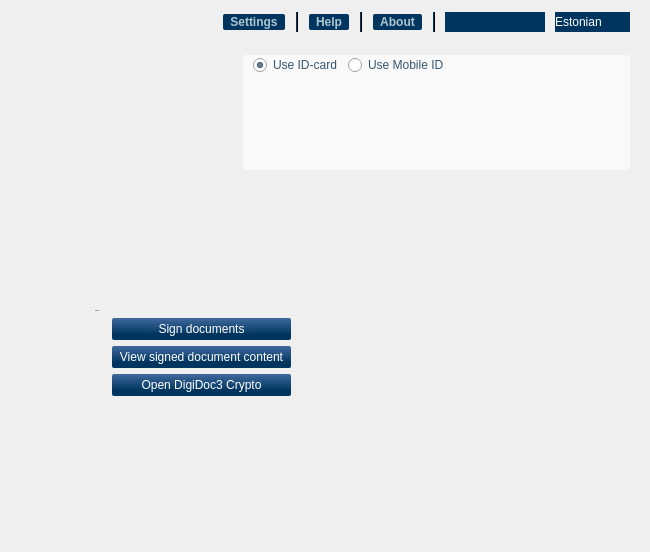
<?xml version="1.0" encoding="UTF-8"?>
<ui version="4.0">
 <class>MainWindow</class>
 <widget class="QWidget" name="MainWindow">
  <property name="geometry">
   <rect>
    <x>0</x>
    <y>0</y>
    <width>650</width>
    <height>552</height>
   </rect>
  </property>
  <property name="sizePolicy">
   <sizepolicy hsizetype="Fixed" vsizetype="Fixed">
    <horstretch>0</horstretch>
    <verstretch>0</verstretch>
   </sizepolicy>
  </property>
  <property name="minimumSize">
   <size>
    <width>650</width>
    <height>552</height>
   </size>
  </property>
  <property name="maximumSize">
   <size>
    <width>650</width>
    <height>552</height>
   </size>
  </property>
  <property name="acceptDrops">
   <bool>true</bool>
  </property>
  <property name="windowTitle">
   <string>DigiDoc3 client</string>
  </property>
  <property name="styleSheet">
   <string notr="true">#background { background-image: url(&quot;:/images/background.png&quot;); }</string>
  </property>
  <layout class="QVBoxLayout" name="MainLayout">
   <property name="spacing">
    <number>0</number>
   </property>
   <property name="leftMargin">
    <number>0</number>
   </property>
   <property name="topMargin">
    <number>0</number>
   </property>
   <property name="rightMargin">
    <number>0</number>
   </property>
   <property name="bottomMargin">
    <number>0</number>
   </property>
   <item>
    <widget class="QFrame" name="background">
     <property name="styleSheet">
      <string notr="true">QLabel, QAbstractButton, QAbstractItemView, QComboBox
{ color: #355670; font: 12px &quot;Arial, Liberation Sans&quot;; }

/* widgets */
QPushButton
{
background-color: qlineargradient(x1: 0, y1: 0, x2: 0, y2: 1, stop: 0 #406A9E, stop: 0.75 #00355F);
border: 0px;
border-radius: 2px;
color: white;
margin-left: 1px;
margin-right: 1px;
min-width: 75px;
padding: 1px 7px;
}

QDialogButtonBox QPushButton, #home QPushButton
{ padding: 4px 7px; }

QPushButton:hover, QPushButton:focus
{
background-color: qlineargradient(x1: 0, y1: 0, x2: 0, y2: 1, stop: 0 #F1C157, stop:0.28 #FADF91, stop:1 #EBA927);
color: #00355F;
}

QPushButton:disabled
{ background-color: qlineargradient(x1: 0, y1: 0, x2: 0, y2: 1, stop: 0 #A3AFC0, stop: 0.75 #80909D); }

#viewEmail, #viewBrowse, #viewPrint, #viewEncrypt, #viewFileNameSave, #viewSaveAs, #signAddFile
{
color: #509B00;
text-align: left;
text-decoration: underline;
background: transparent;
padding: 0px;
margin: 0px;
min-width: 0px;
}

#viewSaveAs { text-align: right; }

/* header */
#headerLine, #headerLine2, #headerLine3
{ background-color: #00355F; }

#cards, #languages
{
background-color: #00355F;
border: 0px;
margin-right: 0px;
color: white;
}

#cards QListView, #languages QListView
{
background-color: white;
border: 0px;
color: #355670;
}

#cards::down-arrow, #languages::down-arrow
{ image: url(&quot;:/images/languages_button.png&quot;); }

#cards::drop-down, #languages::drop-down
{ border: 0px; }

#settings, #help, #about
{
background-color: #00355F;
color: #afc6d1;
font: bold;
min-width: 0px;
}

#infoFrame
{
background-color: rgba( 255, 255, 255, 153 );
border-radius: 3px;
color: #668696;
padding-left: 10px;
padding-right: 10px;
}
#infoFrame QLabel, #infoFrame QLineEdit, #infoFrame QCheckBox
{
color: #668696;
}

#infoFrame QLabel, #signInfo 
{ font: bold; }

/* content */
#warning {
color: #668696;
background-color: rgba(255,255,255,200);
border: 1px solid #cddbeb;
border-radius: 5px;
padding: 10px;
}

#homeButtonLabel,
#viewContentLabel, #viewSignaturesLabel,
#signContentLabel, #signSigner, #signSignerLabel
{
color: #00355F;
font: bold;
}

#home, #intro, #sign, #view,
#viewSignatures
{ background-color: transparent; }

#signContentFrame, #viewContentFrame
{
background-color: rgba( 255, 255, 255, 200 );
border: 1px solid gray;
color: #355670;
}

#signContentView, #viewContentView
{
background-color: transparent;
padding: 5px;
}

#viewSignatures
{ color: #71889A; }

#signSignerRole, #viewSignaturesScroll
{
background-color: rgba( 255, 255, 255, 200 );
border: 1px solid gray;
padding: 5px;
}</string>
     </property>
     <layout class="QVBoxLayout" name="backgroundLayout">
      <property name="spacing">
       <number>0</number>
      </property>
      <property name="leftMargin">
       <number>20</number>
      </property>
      <property name="topMargin">
       <number>0</number>
      </property>
      <property name="rightMargin">
       <number>20</number>
      </property>
      <property name="bottomMargin">
       <number>20</number>
      </property>
      <item>
       <layout class="QHBoxLayout" name="headerLayout">
        <property name="spacing">
         <number>10</number>
        </property>
        <item>
         <spacer name="headerSpacer">
          <property name="orientation">
           <enum>Qt::Horizontal</enum>
          </property>
          <property name="sizeHint" stdset="0">
           <size>
            <width>0</width>
            <height>45</height>
           </size>
          </property>
         </spacer>
        </item>
        <item>
         <widget class="QPushButton" name="settings">
          <property name="text">
           <string>Settings</string>
          </property>
          <attribute name="buttonGroup">
           <string notr="true">buttonGroup</string>
          </attribute>
         </widget>
        </item>
        <item>
         <widget class="Line" name="headerLine">
          <property name="maximumSize">
           <size>
            <width>2</width>
            <height>20</height>
           </size>
          </property>
          <property name="frameShadow">
           <enum>QFrame::Plain</enum>
          </property>
          <property name="orientation">
           <enum>Qt::Vertical</enum>
          </property>
         </widget>
        </item>
        <item>
         <widget class="QPushButton" name="help">
          <property name="text">
           <string>Help</string>
          </property>
          <attribute name="buttonGroup">
           <string notr="true">buttonGroup</string>
          </attribute>
         </widget>
        </item>
        <item>
         <widget class="Line" name="headerLine2">
          <property name="maximumSize">
           <size>
            <width>2</width>
            <height>20</height>
           </size>
          </property>
          <property name="frameShadow">
           <enum>QFrame::Plain</enum>
          </property>
          <property name="orientation">
           <enum>Qt::Vertical</enum>
          </property>
         </widget>
        </item>
        <item>
         <widget class="QPushButton" name="about">
          <property name="text">
           <string>About</string>
          </property>
          <attribute name="buttonGroup">
           <string notr="true">buttonGroup</string>
          </attribute>
         </widget>
        </item>
        <item>
         <widget class="Line" name="headerLine3">
          <property name="maximumSize">
           <size>
            <width>2</width>
            <height>20</height>
           </size>
          </property>
          <property name="frameShadow">
           <enum>QFrame::Plain</enum>
          </property>
          <property name="orientation">
           <enum>Qt::Vertical</enum>
          </property>
         </widget>
        </item>
        <item>
         <widget class="ComboBox" name="cards">
          <property name="minimumSize">
           <size>
            <width>100</width>
            <height>20</height>
           </size>
          </property>
          <property name="accessibleName">
           <string>Cards</string>
          </property>
         </widget>
        </item>
        <item>
         <widget class="ComboBox" name="languages">
          <property name="minimumSize">
           <size>
            <width>75</width>
            <height>20</height>
           </size>
          </property>
          <property name="accessibleName">
           <string>Languages</string>
          </property>
          <item>
           <property name="text">
            <string notr="true">Estonian</string>
           </property>
          </item>
          <item>
           <property name="text">
            <string notr="true">English</string>
           </property>
          </item>
          <item>
           <property name="text">
            <string notr="true">Russian</string>
           </property>
          </item>
         </widget>
        </item>
       </layout>
      </item>
      <item>
       <layout class="QHBoxLayout" name="infoLayout">
        <property name="topMargin">
         <number>10</number>
        </property>
        <property name="bottomMargin">
         <number>10</number>
        </property>
        <item>
         <spacer name="infoSpacer">
          <property name="orientation">
           <enum>Qt::Horizontal</enum>
          </property>
          <property name="sizeHint" stdset="0">
           <size>
            <width>0</width>
            <height>0</height>
           </size>
          </property>
         </spacer>
        </item>
        <item>
         <widget class="QFrame" name="infoFrame">
          <property name="minimumSize">
           <size>
            <width>387</width>
            <height>115</height>
           </size>
          </property>
          <layout class="QVBoxLayout" name="infoFrameLayout">
           <property name="leftMargin">
            <number>0</number>
           </property>
           <property name="topMargin">
            <number>0</number>
           </property>
           <property name="rightMargin">
            <number>0</number>
           </property>
           <property name="bottomMargin">
            <number>0</number>
           </property>
           <item>
            <layout class="QHBoxLayout" name="infoSignLayout">
             <item>
              <widget class="QRadioButton" name="infoSignCard">
               <property name="text">
                <string>Use ID-card</string>
               </property>
               <property name="checked">
                <bool>true</bool>
               </property>
               <attribute name="buttonGroup">
                <string notr="true">infoTypeGroup</string>
               </attribute>
              </widget>
             </item>
             <item>
              <widget class="QRadioButton" name="infoSignMobile">
               <property name="text">
                <string>Use Mobile ID</string>
               </property>
               <attribute name="buttonGroup">
                <string notr="true">infoTypeGroup</string>
               </attribute>
              </widget>
             </item>
             <item>
              <spacer name="infoSignSpacer">
               <property name="orientation">
                <enum>Qt::Horizontal</enum>
               </property>
               <property name="sizeHint" stdset="0">
                <size>
                 <width>0</width>
                 <height>0</height>
                </size>
               </property>
              </spacer>
             </item>
            </layout>
           </item>
           <item>
            <widget class="QStackedWidget" name="infoStack">
             <property name="currentIndex">
              <number>0</number>
             </property>
             <widget class="QLabel" name="infoCard">
              <property name="font">
               <font>
                <family>Arial, Liberation Sans</family>
                <pointsize>-1</pointsize>
                <weight>75</weight>
                <italic>false</italic>
                <bold>true</bold>
               </font>
              </property>
              <property name="accessibleName">
               <string>Card info</string>
              </property>
              <property name="textInteractionFlags">
               <set>Qt::LinksAccessibleByKeyboard|Qt::LinksAccessibleByMouse</set>
              </property>
             </widget>
             <widget class="QWidget" name="infoMobile">
              <layout class="QFormLayout" name="infoMobileLayout">
               <property name="fieldGrowthPolicy">
                <enum>QFormLayout::AllNonFixedFieldsGrow</enum>
               </property>
               <property name="leftMargin">
                <number>0</number>
               </property>
               <property name="topMargin">
                <number>0</number>
               </property>
               <property name="rightMargin">
                <number>0</number>
               </property>
               <property name="bottomMargin">
                <number>0</number>
               </property>
               <item row="0" column="0">
                <widget class="QLabel" name="infoMobileCellLabel">
                 <property name="text">
                  <string>Mobile number:</string>
                 </property>
                 <property name="buddy">
                  <cstring>infoMobileCell</cstring>
                 </property>
                </widget>
               </item>
               <item row="0" column="1">
                <widget class="QLineEdit" name="infoMobileCell">
                 <property name="toolTip">
                  <string>Phone number with format 372XXXXXX</string>
                 </property>
                 <property name="placeholderText">
                  <string notr="true">37254321</string>
                 </property>
                </widget>
               </item>
               <item row="1" column="0">
                <widget class="QLabel" name="infoMobileCodeLabel">
                 <property name="text">
                  <string>Personal code:</string>
                 </property>
                 <property name="buddy">
                  <cstring>infoMobileCode</cstring>
                 </property>
                </widget>
               </item>
               <item row="1" column="1">
                <widget class="QLineEdit" name="infoMobileCode">
                 <property name="toolTip">
                  <string>Personal code</string>
                 </property>
                 <property name="placeholderText">
                  <string notr="true">47101010033</string>
                 </property>
                </widget>
               </item>
               <item row="2" column="1">
                <widget class="QCheckBox" name="infoMobileSettings">
                 <property name="text">
                  <string>Remember me</string>
                 </property>
                 <property name="checked">
                  <bool>true</bool>
                 </property>
                </widget>
               </item>
              </layout>
             </widget>
            </widget>
           </item>
          </layout>
         </widget>
        </item>
       </layout>
      </item>
      <item>
       <widget class="QStackedWidget" name="stack">
        <property name="sizePolicy">
         <sizepolicy hsizetype="Preferred" vsizetype="Preferred">
          <horstretch>0</horstretch>
          <verstretch>1</verstretch>
         </sizepolicy>
        </property>
        <property name="currentIndex">
         <number>0</number>
        </property>
        <widget class="QWidget" name="home">
         <layout class="QVBoxLayout" name="homeLayout">
          <property name="leftMargin">
           <number>75</number>
          </property>
          <property name="topMargin">
           <number>0</number>
          </property>
          <property name="rightMargin">
           <number>0</number>
          </property>
          <property name="bottomMargin">
           <number>0</number>
          </property>
          <item>
           <spacer name="homeTopSpacer">
            <property name="orientation">
             <enum>Qt::Vertical</enum>
            </property>
            <property name="sizeHint" stdset="0">
             <size>
              <width>0</width>
              <height>0</height>
             </size>
            </property>
           </spacer>
          </item>
          <item>
           <layout class="QGridLayout" name="homeButtonLayout">
            <item row="0" column="0" colspan="2">
             <widget class="QLabel" name="homeButtonLabel">
              <property name="font">
               <font>
                <family>Arial, Liberation Sans</family>
                <pointsize>-1</pointsize>
                <weight>75</weight>
                <italic>false</italic>
                <bold>true</bold>
               </font>
              </property>
              <property name="text">
               <string>I want to:</string>
              </property>
             </widget>
            </item>
            <item row="0" column="2">
             <spacer name="homeButtonSpacer">
              <property name="orientation">
               <enum>Qt::Horizontal</enum>
              </property>
              <property name="sizeHint" stdset="0">
               <size>
                <width>0</width>
                <height>0</height>
               </size>
              </property>
             </spacer>
            </item>
            <item row="1" column="0">
             <spacer name="homePadding">
              <property name="orientation">
               <enum>Qt::Horizontal</enum>
              </property>
              <property name="sizeType">
               <enum>QSizePolicy::Minimum</enum>
              </property>
              <property name="sizeHint" stdset="0">
               <size>
                <width>10</width>
                <height>0</height>
               </size>
              </property>
             </spacer>
            </item>
            <item row="1" column="1">
             <widget class="QPushButton" name="homeSign">
              <property name="text">
               <string>Sign documents</string>
              </property>
              <attribute name="buttonGroup">
               <string notr="true">buttonGroup</string>
              </attribute>
             </widget>
            </item>
            <item row="2" column="1">
             <widget class="QPushButton" name="homeView">
              <property name="text">
               <string>View signed document content</string>
              </property>
              <property name="shortcut">
               <string>Ctrl+O</string>
              </property>
              <attribute name="buttonGroup">
               <string notr="true">buttonGroup</string>
              </attribute>
             </widget>
            </item>
            <item row="3" column="1">
             <widget class="QPushButton" name="homeCrypt">
              <property name="text">
               <string>Open DigiDoc3 Crypto</string>
              </property>
              <attribute name="buttonGroup">
               <string notr="true">buttonGroup</string>
              </attribute>
             </widget>
            </item>
           </layout>
          </item>
          <item>
           <widget class="QLabel" name="label">
            <property name="sizePolicy">
             <sizepolicy hsizetype="Preferred" vsizetype="Expanding">
              <horstretch>0</horstretch>
              <verstretch>0</verstretch>
             </sizepolicy>
            </property>
            <property name="pixmap">
             <pixmap resource="../../common/images/common_images.qrc">:/images/EL_Regionaalareng_horisontaal.png</pixmap>
            </property>
            <property name="alignment">
             <set>Qt::AlignBottom|Qt::AlignRight|Qt::AlignTrailing</set>
            </property>
           </widget>
          </item>
         </layout>
        </widget>
        <widget class="QWidget" name="intro">
         <layout class="QVBoxLayout" name="introLayout">
          <property name="leftMargin">
           <number>0</number>
          </property>
          <property name="topMargin">
           <number>0</number>
          </property>
          <property name="rightMargin">
           <number>0</number>
          </property>
          <property name="bottomMargin">
           <number>0</number>
          </property>
          <item>
           <widget class="QLabel" name="introContent">
            <property name="text">
             <string>Digital signing.&lt;br /&gt;&lt;br /&gt;
Digital signing is equal to physical signing. To sign a document you need an ID-card with a valid and usable signature certificate.&lt;br /&gt;&lt;br /&gt;
Signing is done via PIN2 code.&lt;br /&gt;&lt;br /&gt;
&lt;b&gt;&lt;font color=&quot;red&quot;&gt;NB! Important! From the 2015 onwards, the default digital signature format is BDOC.&lt;/font&gt;&lt;/b&gt; &lt;a href=&quot;http://www.ria.ee/bdoc-en&quot;&gt;More info&lt;/a&gt;&lt;br /&gt;&lt;br /&gt;
Also an active internet connection is needed.&lt;br /&gt;&lt;br /&gt;
According to &lt;a href=&quot;http://sk.ee/en/services/validity-confirmation-services&quot;&gt;validity confirmation service standard conditions&lt;/a&gt; the digital signing service is free for 10 signatures per month. If you are going to exceed the limit of 10 signatures per month or/and will use the service for commercial purposes, please contact to IT support team of your company or sign a contract to use the service. Additional information is available &lt;a href=&quot;http://www.id.ee&quot;&gt;www.id.ee&lt;/a&gt; or ID-helpline 1777 (only from Estonia), (+372) 6773377.</string>
            </property>
            <property name="alignment">
             <set>Qt::AlignLeading|Qt::AlignLeft|Qt::AlignTop</set>
            </property>
            <property name="wordWrap">
             <bool>true</bool>
            </property>
            <property name="openExternalLinks">
             <bool>true</bool>
            </property>
           </widget>
          </item>
          <item>
           <widget class="QCheckBox" name="introCheck">
            <property name="text">
             <string>Skip this intro</string>
            </property>
           </widget>
          </item>
          <item>
           <widget class="QDialogButtonBox" name="introButtons">
            <property name="standardButtons">
             <set>QDialogButtonBox::Cancel</set>
            </property>
           </widget>
          </item>
         </layout>
        </widget>
        <widget class="QWidget" name="sign">
         <layout class="QGridLayout" name="signLayout">
          <property name="leftMargin">
           <number>0</number>
          </property>
          <property name="topMargin">
           <number>0</number>
          </property>
          <property name="rightMargin">
           <number>0</number>
          </property>
          <property name="bottomMargin">
           <number>0</number>
          </property>
          <property name="horizontalSpacing">
           <number>10</number>
          </property>
          <property name="verticalSpacing">
           <number>4</number>
          </property>
          <item row="0" column="0">
           <widget class="QLabel" name="signContentLabel">
            <property name="font">
             <font>
              <family>Arial, Liberation Sans</family>
              <pointsize>-1</pointsize>
              <weight>75</weight>
              <italic>false</italic>
              <bold>true</bold>
             </font>
            </property>
            <property name="text">
             <string>Container content:</string>
            </property>
           </widget>
          </item>
          <item row="0" column="1">
           <widget class="QLabel" name="signSignerLabel">
            <property name="font">
             <font>
              <family>Arial, Liberation Sans</family>
              <pointsize>-1</pointsize>
              <weight>75</weight>
              <italic>false</italic>
              <bold>true</bold>
             </font>
            </property>
            <property name="text">
             <string>Signature</string>
            </property>
           </widget>
          </item>
          <item row="1" column="0">
           <widget class="QFrame" name="signContentFrame">
            <property name="frameShape">
             <enum>QFrame::StyledPanel</enum>
            </property>
            <property name="frameShadow">
             <enum>QFrame::Raised</enum>
            </property>
            <layout class="QVBoxLayout" name="signContentFrameLayoue">
             <property name="spacing">
              <number>4</number>
             </property>
             <property name="leftMargin">
              <number>4</number>
             </property>
             <property name="topMargin">
              <number>4</number>
             </property>
             <property name="rightMargin">
              <number>4</number>
             </property>
             <property name="bottomMargin">
              <number>4</number>
             </property>
             <item>
              <widget class="TreeWidget" name="signContentView">
               <property name="frameShape">
                <enum>QFrame::NoFrame</enum>
               </property>
               <property name="horizontalScrollBarPolicy">
                <enum>Qt::ScrollBarAlwaysOff</enum>
               </property>
               <property name="tabKeyNavigation">
                <bool>true</bool>
               </property>
               <property name="dragEnabled">
                <bool>true</bool>
               </property>
               <property name="alternatingRowColors">
                <bool>true</bool>
               </property>
               <property name="textElideMode">
                <enum>Qt::ElideMiddle</enum>
               </property>
               <property name="rootIsDecorated">
                <bool>false</bool>
               </property>
               <property name="headerHidden">
                <bool>true</bool>
               </property>
              </widget>
             </item>
             <item>
              <widget class="QPushButton" name="signAddFile">
               <property name="text">
                <string>Add file</string>
               </property>
               <property name="flat">
                <bool>true</bool>
               </property>
               <attribute name="buttonGroup">
                <string notr="true">buttonGroup</string>
               </attribute>
              </widget>
             </item>
            </layout>
           </widget>
          </item>
          <item row="1" column="1">
           <widget class="QFrame" name="signSignerRole">
            <layout class="QFormLayout" name="signSignerRoleLayout">
             <property name="fieldGrowthPolicy">
              <enum>QFormLayout::ExpandingFieldsGrow</enum>
             </property>
             <property name="horizontalSpacing">
              <number>4</number>
             </property>
             <property name="verticalSpacing">
              <number>4</number>
             </property>
             <property name="leftMargin">
              <number>4</number>
             </property>
             <property name="topMargin">
              <number>4</number>
             </property>
             <property name="rightMargin">
              <number>4</number>
             </property>
             <property name="bottomMargin">
              <number>4</number>
             </property>
             <item row="0" column="0" colspan="2">
              <widget class="QLabel" name="signSigner">
               <property name="styleSheet">
                <string notr="true">font-weight: bold;</string>
               </property>
              </widget>
             </item>
             <item row="1" column="0">
              <widget class="QLabel" name="signRoleLabel">
               <property name="text">
                <string>Role</string>
               </property>
               <property name="buddy">
                <cstring>signRoleInput</cstring>
               </property>
              </widget>
             </item>
             <item row="1" column="1">
              <widget class="QLineEdit" name="signRoleInput"/>
             </item>
             <item row="2" column="0">
              <widget class="QLabel" name="signResolutionLabel">
               <property name="text">
                <string>Resolution</string>
               </property>
               <property name="buddy">
                <cstring>signResolutionInput</cstring>
               </property>
              </widget>
             </item>
             <item row="2" column="1">
              <widget class="QLineEdit" name="signResolutionInput"/>
             </item>
             <item row="3" column="1">
              <spacer name="locationSpacer">
               <property name="orientation">
                <enum>Qt::Vertical</enum>
               </property>
               <property name="sizeType">
                <enum>QSizePolicy::Fixed</enum>
               </property>
               <property name="sizeHint" stdset="0">
                <size>
                 <width>20</width>
                 <height>10</height>
                </size>
               </property>
              </spacer>
             </item>
             <item row="4" column="0">
              <widget class="QLabel" name="signCityLabel">
               <property name="text">
                <string>City</string>
               </property>
               <property name="buddy">
                <cstring>signCityInput</cstring>
               </property>
              </widget>
             </item>
             <item row="4" column="1">
              <widget class="QLineEdit" name="signCityInput"/>
             </item>
             <item row="5" column="0">
              <widget class="QLabel" name="signStateLabel">
               <property name="text">
                <string>State</string>
               </property>
               <property name="buddy">
                <cstring>signStateInput</cstring>
               </property>
              </widget>
             </item>
             <item row="5" column="1">
              <widget class="QLineEdit" name="signStateInput"/>
             </item>
             <item row="6" column="0">
              <widget class="QLabel" name="signCountryLabel">
               <property name="text">
                <string>Country</string>
               </property>
               <property name="buddy">
                <cstring>signCountryInput</cstring>
               </property>
              </widget>
             </item>
             <item row="6" column="1">
              <widget class="QLineEdit" name="signCountryInput"/>
             </item>
             <item row="7" column="0">
              <widget class="QLabel" name="signZipLabel">
               <property name="text">
                <string>Zip</string>
               </property>
               <property name="buddy">
                <cstring>signZipInput</cstring>
               </property>
              </widget>
             </item>
             <item row="7" column="1">
              <widget class="QLineEdit" name="signZipInput"/>
             </item>
             <item row="8" column="1">
              <spacer name="signSignerSpacer">
               <property name="orientation">
                <enum>Qt::Vertical</enum>
               </property>
               <property name="sizeHint" stdset="0">
                <size>
                 <width>0</width>
                 <height>0</height>
                </size>
               </property>
              </spacer>
             </item>
             <item row="9" column="0" colspan="2">
              <widget class="QLabel" name="signInfo">
               <property name="font">
                <font>
                 <family>Arial, Liberation Sans</family>
                 <pointsize>-1</pointsize>
                 <weight>75</weight>
                 <italic>false</italic>
                 <bold>true</bold>
                </font>
               </property>
               <property name="text">
                <string>All fields are optional</string>
               </property>
               <property name="alignment">
                <set>Qt::AlignCenter</set>
               </property>
              </widget>
             </item>
            </layout>
           </widget>
          </item>
          <item row="2" column="0" colspan="2">
           <widget class="QDialogButtonBox" name="signButtons">
            <property name="standardButtons">
             <set>QDialogButtonBox::Cancel</set>
            </property>
           </widget>
          </item>
         </layout>
        </widget>
        <widget class="QWidget" name="view">
         <layout class="QGridLayout" name="viewLayout">
          <property name="leftMargin">
           <number>0</number>
          </property>
          <property name="topMargin">
           <number>0</number>
          </property>
          <property name="rightMargin">
           <number>0</number>
          </property>
          <property name="bottomMargin">
           <number>0</number>
          </property>
          <property name="horizontalSpacing">
           <number>10</number>
          </property>
          <property name="verticalSpacing">
           <number>4</number>
          </property>
          <item row="0" column="0" colspan="2">
           <layout class="QHBoxLayout" name="viewFileNameLayout">
            <item>
             <widget class="QLabel" name="viewFileNameLabel">
              <property name="text">
               <string>Container:</string>
              </property>
             </widget>
            </item>
            <item>
             <widget class="QLabel" name="viewFileName">
              <property name="sizePolicy">
               <sizepolicy hsizetype="Preferred" vsizetype="Preferred">
                <horstretch>1</horstretch>
                <verstretch>0</verstretch>
               </sizepolicy>
              </property>
              <property name="textInteractionFlags">
               <set>Qt::LinksAccessibleByMouse|Qt::TextSelectableByMouse</set>
              </property>
             </widget>
            </item>
            <item>
             <widget class="QPushButton" name="viewFileNameSave">
              <property name="text">
               <string>Save</string>
              </property>
              <property name="flat">
               <bool>true</bool>
              </property>
              <attribute name="buttonGroup">
               <string notr="true">buttonGroup</string>
              </attribute>
             </widget>
            </item>
           </layout>
          </item>
          <item row="1" column="0">
           <widget class="QLabel" name="viewFileStatus">
            <property name="text">
             <string>This container is </string>
            </property>
           </widget>
          </item>
          <item row="2" column="0">
           <widget class="QLabel" name="viewContentLabel">
            <property name="font">
             <font>
              <family>Arial, Liberation Sans</family>
              <pointsize>-1</pointsize>
              <weight>75</weight>
              <italic>false</italic>
              <bold>true</bold>
             </font>
            </property>
            <property name="text">
             <string>Container content:</string>
            </property>
           </widget>
          </item>
          <item row="2" column="1">
           <layout class="QHBoxLayout" name="viewSignaturesLabelLayout">
            <item>
             <widget class="QLabel" name="viewSignaturesLabel">
              <property name="font">
               <font>
                <family>Arial, Liberation Sans</family>
                <pointsize>-1</pointsize>
                <weight>75</weight>
                <italic>false</italic>
                <bold>true</bold>
               </font>
              </property>
              <property name="text">
               <string>Signature</string>
              </property>
             </widget>
            </item>
            <item>
             <widget class="QLabel" name="viewSignaturesError">
              <property name="styleSheet">
               <string notr="true">font: bold;
color: red;</string>
              </property>
             </widget>
            </item>
           </layout>
          </item>
          <item row="3" column="0">
           <widget class="QFrame" name="viewContentFrame">
            <property name="frameShape">
             <enum>QFrame::StyledPanel</enum>
            </property>
            <property name="frameShadow">
             <enum>QFrame::Raised</enum>
            </property>
            <layout class="QVBoxLayout" name="viewContentFrameLayout">
             <property name="leftMargin">
              <number>4</number>
             </property>
             <property name="topMargin">
              <number>4</number>
             </property>
             <property name="rightMargin">
              <number>4</number>
             </property>
             <property name="bottomMargin">
              <number>4</number>
             </property>
             <item>
              <widget class="TreeWidget" name="viewContentView">
               <property name="frameShape">
                <enum>QFrame::NoFrame</enum>
               </property>
               <property name="horizontalScrollBarPolicy">
                <enum>Qt::ScrollBarAlwaysOff</enum>
               </property>
               <property name="tabKeyNavigation">
                <bool>true</bool>
               </property>
               <property name="dragEnabled">
                <bool>true</bool>
               </property>
               <property name="alternatingRowColors">
                <bool>true</bool>
               </property>
               <property name="textElideMode">
                <enum>Qt::ElideMiddle</enum>
               </property>
               <property name="rootIsDecorated">
                <bool>false</bool>
               </property>
               <property name="headerHidden">
                <bool>true</bool>
               </property>
              </widget>
             </item>
             <item>
              <widget class="QPushButton" name="viewSaveAs">
               <property name="text">
                <string>Save files to disk</string>
               </property>
               <property name="flat">
                <bool>true</bool>
               </property>
               <attribute name="buttonGroup">
                <string notr="true">buttonGroup</string>
               </attribute>
              </widget>
             </item>
            </layout>
           </widget>
          </item>
          <item row="3" column="1">
           <widget class="QScrollArea" name="viewSignaturesScroll">
            <property name="frameShape">
             <enum>QFrame::NoFrame</enum>
            </property>
            <property name="horizontalScrollBarPolicy">
             <enum>Qt::ScrollBarAlwaysOff</enum>
            </property>
            <property name="widgetResizable">
             <bool>true</bool>
            </property>
            <widget class="QWidget" name="viewSignatures">
             <property name="geometry">
              <rect>
               <x>0</x>
               <y>0</y>
               <width>33</width>
               <height>16</height>
              </rect>
             </property>
             <layout class="QVBoxLayout" name="viewSignaturesLayout">
              <property name="spacing">
               <number>0</number>
              </property>
              <property name="leftMargin">
               <number>0</number>
              </property>
              <property name="topMargin">
               <number>0</number>
              </property>
              <property name="rightMargin">
               <number>0</number>
              </property>
              <property name="bottomMargin">
               <number>0</number>
              </property>
              <item>
               <spacer name="viewSignaturesSpacer">
                <property name="orientation">
                 <enum>Qt::Vertical</enum>
                </property>
                <property name="sizeHint" stdset="0">
                 <size>
                  <width>0</width>
                  <height>0</height>
                 </size>
                </property>
               </spacer>
              </item>
             </layout>
            </widget>
           </widget>
          </item>
          <item row="4" column="0">
           <widget class="QPushButton" name="viewEmail">
            <property name="text">
             <string>Send container to email</string>
            </property>
            <property name="flat">
             <bool>true</bool>
            </property>
            <attribute name="buttonGroup">
             <string notr="true">buttonGroup</string>
            </attribute>
           </widget>
          </item>
          <item row="4" column="1">
           <widget class="QPushButton" name="viewPrint">
            <property name="text">
             <string>Print summary</string>
            </property>
            <property name="shortcut">
             <string notr="true">Ctrl+P</string>
            </property>
            <property name="flat">
             <bool>true</bool>
            </property>
            <attribute name="buttonGroup">
             <string notr="true">buttonGroup</string>
            </attribute>
           </widget>
          </item>
          <item row="5" column="0">
           <widget class="QPushButton" name="viewBrowse">
            <property name="text">
             <string>Browse container location</string>
            </property>
            <property name="flat">
             <bool>true</bool>
            </property>
            <attribute name="buttonGroup">
             <string notr="true">buttonGroup</string>
            </attribute>
           </widget>
          </item>
          <item row="5" column="1">
           <widget class="QPushButton" name="viewEncrypt">
            <property name="text">
             <string>Encrypt document</string>
            </property>
            <property name="flat">
             <bool>true</bool>
            </property>
            <attribute name="buttonGroup">
             <string notr="true">buttonGroup</string>
            </attribute>
           </widget>
          </item>
          <item row="6" column="0" colspan="2">
           <widget class="QDialogButtonBox" name="viewButtons">
            <property name="standardButtons">
             <set>QDialogButtonBox::Close</set>
            </property>
           </widget>
          </item>
         </layout>
        </widget>
       </widget>
      </item>
     </layout>
    </widget>
   </item>
  </layout>
 </widget>
 <customwidgets>
  <customwidget>
   <class>ComboBox</class>
   <extends>QComboBox</extends>
   <header location="global">common/ComboBox.h</header>
  </customwidget>
  <customwidget>
   <class>TreeWidget</class>
   <extends>QTreeView</extends>
   <header>TreeWidget.h</header>
  </customwidget>
 </customwidgets>
 <resources>
  <include location="../../common/images/common_images.qrc"/>
 </resources>
 <connections>
  <connection>
   <sender>infoCard</sender>
   <signal>linkActivated(QString)</signal>
   <receiver>MainWindow</receiver>
   <slot>parseLink(QString)</slot>
   <hints>
    <hint type="sourcelabel">
     <x>20</x>
     <y>20</y>
    </hint>
    <hint type="destinationlabel">
     <x>20</x>
     <y>20</y>
    </hint>
   </hints>
  </connection>
  <connection>
   <sender>infoTypeGroup</sender>
   <signal>buttonClicked(int)</signal>
   <receiver>infoStack</receiver>
   <slot>setCurrentIndex(int)</slot>
   <hints>
    <hint type="sourcelabel">
     <x>-1</x>
     <y>-1</y>
    </hint>
    <hint type="destinationlabel">
     <x>435</x>
     <y>138</y>
    </hint>
   </hints>
  </connection>
  <connection>
   <sender>buttonGroup</sender>
   <signal>buttonClicked(int)</signal>
   <receiver>MainWindow</receiver>
   <slot>buttonClicked(int)</slot>
   <hints>
    <hint type="sourcelabel">
     <x>-1</x>
     <y>-1</y>
    </hint>
    <hint type="destinationlabel">
     <x>324</x>
     <y>275</y>
    </hint>
   </hints>
  </connection>
 </connections>
 <slots>
  <slot>parseLink(QString)</slot>
  <slot>buttonClicked(int)</slot>
 </slots>
 <buttongroups>
  <buttongroup name="buttonGroup"/>
  <buttongroup name="infoTypeGroup"/>
 </buttongroups>
</ui>
